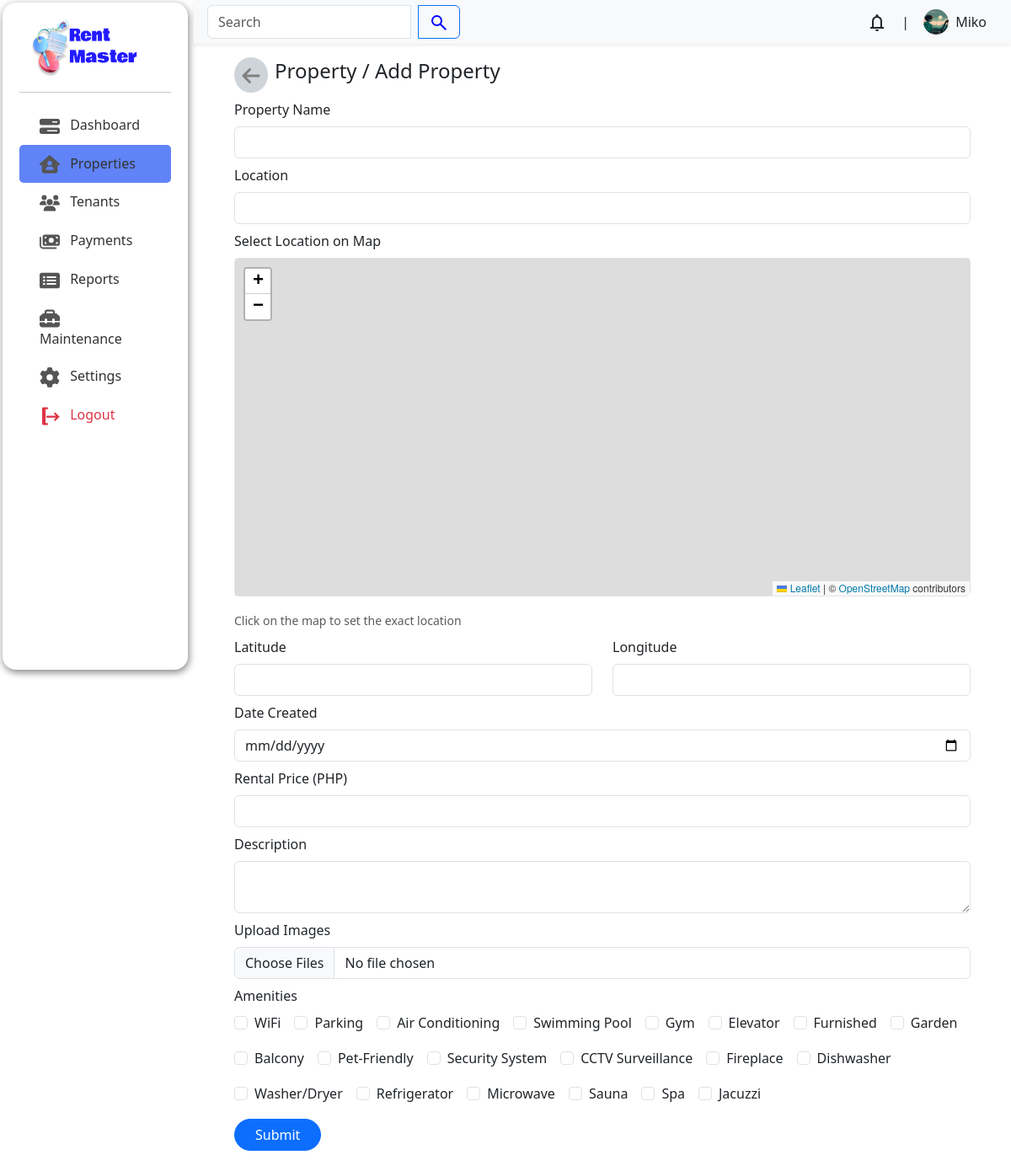
The app's page /admin/index.php?page=properties/create (signed in) with its own data.
### tables this page shows
CREATE TABLE `users` (
  `user_id` int(11) NOT NULL,
  `user_name` varchar(100) DEFAULT NULL,
  `user_email` varchar(100) NOT NULL,
  `user_password` varchar(100) DEFAULT NULL,
  `user_phone_number` varchar(50) NOT NULL,
  `user_address` varchar(100) NOT NULL,
  `user_description` varchar(2000) DEFAULT NULL,
  `user_image` varchar(500) DEFAULT NULL,
  `user_role` enum('tenant','landlord','visitor') NOT NULL
);

CREATE TABLE `amenities` (
  `amenity_id` int(11) NOT NULL,
  `amenity_name` varchar(100) NOT NULL
);

### admin/properties/create.php (the view, shortened to what this page needs)
<?php
$servername = "localhost";
$username = "root";
$password = "";
$dbname = "rentsystem";
$conn = mysqli_connect($servername, $username, $password, $dbname);
$result = mysqli_query($conn, "SELECT * FROM amenities");
?>
<head>
    <link rel="stylesheet" href="https://unpkg.com/leaflet@1.9.4/dist/leaflet.css" />
</head>
<div class="container px-lg-5 mb-4">
    <header class="d-flex align-items-center mt-3 gap-2">
        <a href="?page=properties/index" class=" p-2 rounded-circle bg-dark-subtle" width="2rem" height="2rem">
        </a>
        <h4 class="fw-medium ">Property / Add Property</h4>
    </header>
    <form id="property-form" action="properties/create.php" method="post" enctype="multipart/form-data">
        <div class="mt-2">
            <label for="property-name" class="form-label">Property Name</label>
            <input type="text" id="property-name" name="property_name" class="form-control" required>
        </div>
        <div class="mt-2">
            <label for="location" class="form-label">Location</label>
            <input type="text" id="location" name="location" class="form-control" required>
        </div>
        <div class="mt-2">
            <label class="form-label">Select Location on Map</label>
            <div class="map-container border rounded">
                <div id="map" style="z-index:10;"></div>
            </div>
            <small class="text-muted">Click on the map to set the exact location</small>
        </div>
        <div class="row mt-2">
            <div class="col-md-6">
                <label for="latitude" class="form-label">Latitude</label>
                <input type="text" id="latitude" name="latitude" class="form-control" readonly required>
            </div>
            <div class="col-md-6">
                <label for="longitude" class="form-label">Longitude</label>
                <input type="text" id="longitude" name="longitude" class="form-control" readonly required>
            </div>
        </div>
        <div class="mt-2">
            <label for="date-created" class="form-label">Date Created</label>
            <input type="date" id="date-created" name="date_created" class="form-control" required>
        </div>
        <div class="mt-2">
            <label for="rental-price" class="form-label">Rental Price (PHP)</label>
            <input type="number" id="rental-price" name="rental-price" class="form-control" required>
        </div>
        <div class="mt-2">
            <label for="description" class="form-label">Description</label>
            <textarea id="description" name="description" class="form-control" required></textarea>
        </div>
        <div class="mt-2">
            <label for="property_images" class="form-label">Upload Images</label>
            <input type="file" id="property_images" name="property_images[]" class="form-control" accept="image/*" multiple required>
        </div>
        <div class="mt-2">
            <label class="form-label">Amenities</label>
            <div class="d-flex flex-wrap gap-3">
                <?php while ($row = mysqli_fetch_assoc($result)): ?>
                    <div class="form-check">
                        <input class="form-check-input" type="checkbox" name="amenities[]" value="<?= $row['amenity_id'] ?>" id="amenity<?= $row['amenity_id'] ?>">
                        <label class="form-check-label" for="amenity<?= $row['amenity_id'] ?>"><?= $row['amenity_name'] ?></label>
                    </div>
                <?php endwhile; ?>
            </div>
        </div>
        <button type="button" class="btn btn-primary px-4 rounded-5 mt-3" id="submit-btn">Submit</button>
    </form>
</div>

### admin/header.php (shortened to what this page needs)
<?php
$servername = "localhost";
$username = "root";
$password = "";
$dbname = "rentsystem";
$conn = mysqli_connect($servername, $username, $password, $dbname);
$id = intval($_SESSION['user_id']);
$sql = "SELECT * FROM users WHERE user_id = $id AND user_role = 'landlord'";
$result = mysqli_query($conn, $sql);
$user = mysqli_fetch_assoc($result);
$name = $user['user_name'];
$imagePath = $user['user_image'];
?>
<header style="z-index: 111;" class="bg-body-tertiary shadow-sm d-flex align-items-center justify-content-between py-1 px-3 position-sticky top-0">
    <form class="input-group" style="max-width: 300px;">
        <input type="text" class="form-control" id="search" placeholder="Search">
        <button type="submit" class="btn btn-outline-primary ms-2">
        </button>
    </form>
    <div class="d-flex align-items-center gap-1">
        <div class="dropdown">
            <button class="btn position-relative" type="button" id="notificationDropdown" data-bs-toggle="dropdown" aria-expanded="false">
            </button>
        </div>
        |<a href="?page=account/index" class="btn d-flex align-items-center gap-2 <?= (strpos($_SERVER['REQUEST_URI'], 'account') !== false) ? 'active' : '' ?>">
            <?php if (!empty($imagePath)): ?>
                <img src="<?= htmlspecialchars($imagePath) ?>" alt="Profile" class="rounded-circle" style="width: 30px; height: 30px; object-fit: cover;">
            <?php endif; ?>
            <span class="d-md-block d-none"><?= !empty($name) ? htmlspecialchars($name) : 'admin' ?></span>
        </a>
    </div>
</header>

### admin/css/style.css (style rules this page uses)
body { display: flex; }
*, *::before, *::after { box-sizing: border-box; }
:root { --main-bg: #FAFAFA; --sub-bg: #C7EEFF; --accent: #2938ff; --fc1: #1D242B; --p: #323232; --fw1: 700; --fw2: 400; }
body { background-color: var(--main-bg); }

### admin/properties/create.php (style rules this page uses)
#map { height: 400px; }
.map-container { margin-bottom: 1rem; }

### records on screen
users: user_image (picture), user_name "Miko"
amenities: amenity_name "WiFi"
amenities: amenity_name "Parking"
amenities: amenity_name "Air Conditioning"
amenities: amenity_name "Swimming Pool"
amenities: amenity_name "Gym"
amenities: amenity_name "Elevator"
amenities: amenity_name "Furnished"
amenities: amenity_name "Garden"
amenities: amenity_name "Balcony"
amenities: amenity_name "Pet-Friendly"
amenities: amenity_name "Security System"
amenities: amenity_name "CCTV Surveillance"
amenities: amenity_name "Fireplace"
amenities: amenity_name "Dishwasher"
amenities: amenity_name "Washer/Dryer"
amenities: amenity_name "Refrigerator"
amenities: amenity_name "Microwave"
amenities: amenity_name "Sauna"
amenities: amenity_name "Spa"
amenities: amenity_name "Jacuzzi"
